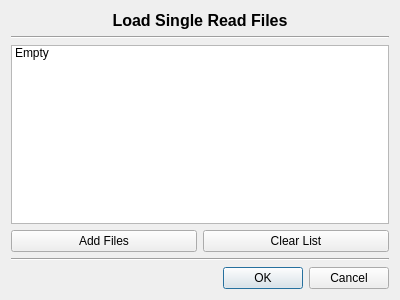
<?xml version="1.0" encoding="UTF-8"?>
<ui version="4.0">
 <class>SingleReadWindow</class>
 <widget class="QDialog" name="SingleReadWindow">
  <property name="geometry">
   <rect>
    <x>0</x>
    <y>0</y>
    <width>400</width>
    <height>300</height>
   </rect>
  </property>
  <property name="windowTitle">
   <string>Dialog</string>
  </property>
  <layout class="QGridLayout" name="gridLayout">
   <item row="0" column="0">
    <widget class="QLabel" name="Title">
     <property name="font">
      <font>
       <pointsize>12</pointsize>
       <weight>75</weight>
       <bold>true</bold>
      </font>
     </property>
     <property name="text">
      <string>Load Single Read Files</string>
     </property>
     <property name="alignment">
      <set>Qt::AlignCenter</set>
     </property>
    </widget>
   </item>
   <item row="1" column="0">
    <widget class="Line" name="line">
     <property name="orientation">
      <enum>Qt::Horizontal</enum>
     </property>
    </widget>
   </item>
   <item row="2" column="0">
    <widget class="QListWidget" name="List">
     <item>
      <property name="text">
       <string>Empty</string>
      </property>
     </item>
    </widget>
   </item>
   <item row="3" column="0">
    <layout class="QHBoxLayout" name="horizontalLayout">
     <item>
      <widget class="QPushButton" name="Browse">
       <property name="text">
        <string>Add Files</string>
       </property>
      </widget>
     </item>
     <item>
      <widget class="QPushButton" name="Clear">
       <property name="text">
        <string>Clear List</string>
       </property>
      </widget>
     </item>
    </layout>
   </item>
   <item row="4" column="0">
    <widget class="Line" name="line_2">
     <property name="orientation">
      <enum>Qt::Horizontal</enum>
     </property>
    </widget>
   </item>
   <item row="5" column="0">
    <widget class="QDialogButtonBox" name="Control">
     <property name="orientation">
      <enum>Qt::Horizontal</enum>
     </property>
     <property name="standardButtons">
      <set>QDialogButtonBox::Cancel|QDialogButtonBox::Ok</set>
     </property>
     <property name="centerButtons">
      <bool>false</bool>
     </property>
    </widget>
   </item>
  </layout>
 </widget>
 <resources/>
 <connections>
  <connection>
   <sender>Control</sender>
   <signal>accepted()</signal>
   <receiver>SingleReadWindow</receiver>
   <slot>accept()</slot>
   <hints>
    <hint type="sourcelabel">
     <x>248</x>
     <y>254</y>
    </hint>
    <hint type="destinationlabel">
     <x>157</x>
     <y>274</y>
    </hint>
   </hints>
  </connection>
  <connection>
   <sender>Control</sender>
   <signal>rejected()</signal>
   <receiver>SingleReadWindow</receiver>
   <slot>reject()</slot>
   <hints>
    <hint type="sourcelabel">
     <x>316</x>
     <y>260</y>
    </hint>
    <hint type="destinationlabel">
     <x>286</x>
     <y>274</y>
    </hint>
   </hints>
  </connection>
 </connections>
</ui>
